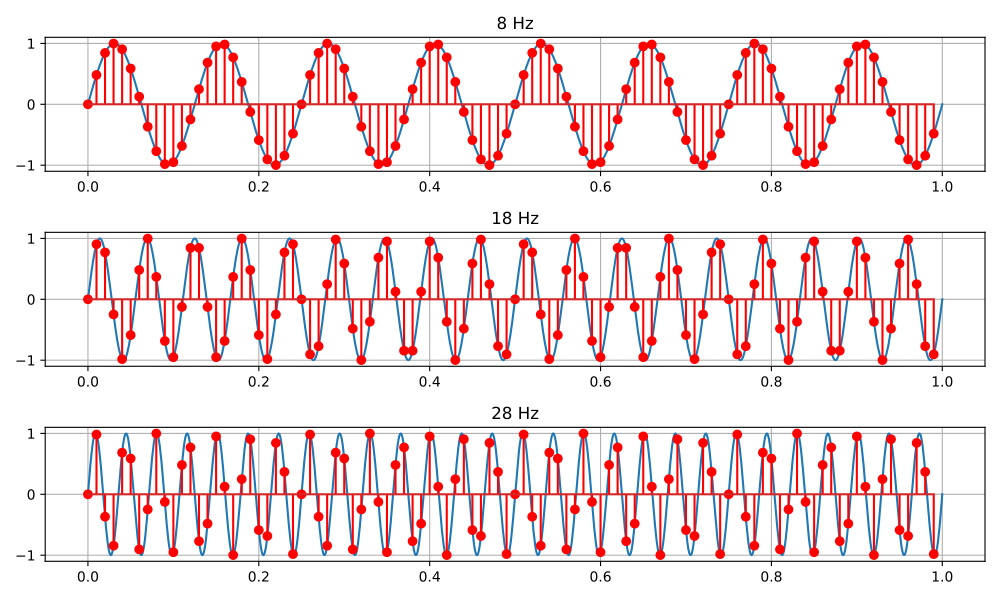

This figure's Python source:
import numpy as np
import matplotlib.pyplot as plt

f0 = 8
fs = 100

f1 = 18
f2 = 28

t = np.linspace(0,1,1000)
n = np.arange(0, 1, 1/fs)

f = [f0,f1,f2]

fig,axs = plt.subplots(3, figsize = (10,6))

x = lambda f,t: np.sin(2*np.pi*f*t)

for i in range(3):
    axs[i].plot(t,x(f[i],t))
    axs[i].stem(n,x(f[i],n), markerfmt = 'r', linefmt='r')
    axs[i].set_title(f"{f[i]} Hz")
    axs[i].grid(True)

plt.tight_layout()
plt.savefig("ex3.pdf")
plt.show()
